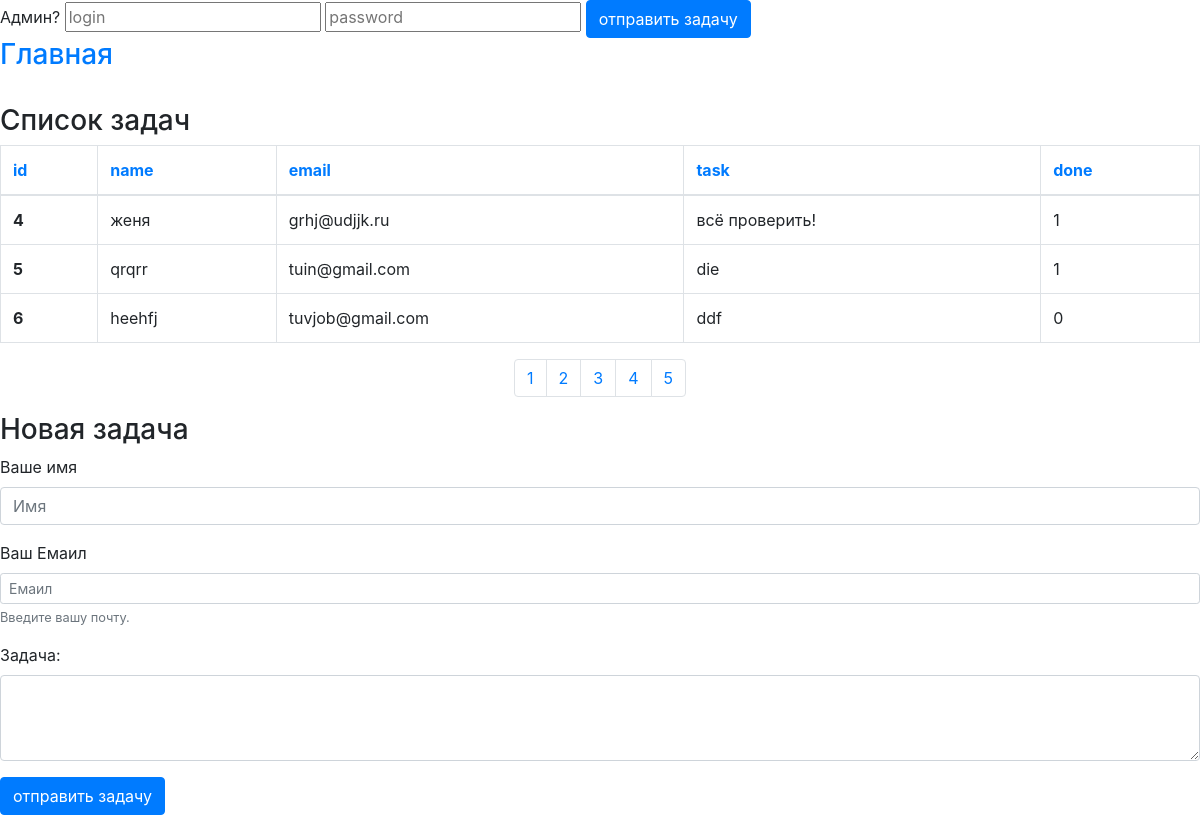
Page /?c=task&a=index&page=1 on the committed database.
### tables this page shows
CREATE TABLE `tasks` (
  `id` int(11) NOT NULL,
  `name_user` varchar(45) NOT NULL,
  `email` varchar(45) NOT NULL,
  `task_text` mediumtext NOT NULL,
  `done` tinyint(4) DEFAULT '0'
);

### engine/Db.php (called while the page is built, shortened)
<?php
class Db
{
    public $connection;
    public function getConnection()
    {
        $dsn = DB_DRIVER . ":host=" . HOST . ";port=" . PORT . ";dbname=" . DB;
        $this->connection = new \PDO($dsn, USER, PASS);
        return $this->connection;
    }
    public function queryAll ($order, $page = 0)
    {
        $stmt = $this->connection->prepare("SELECT * FROM tasks order by $order LIMIT $page, 3");
        $stmt->execute();
        return  $stmt->fetchAll();
    }
    public function queryCount ()
    {
        $stmt = $this->connection->prepare("SELECT COUNT(*) FROM tasks");
        $stmt->execute();
        return $stmt->fetchColumn();
    }
}

### engine/Autoload.php (called while the page is built, shortened)
<?php
class Autoload
{
    public function loadClass($className) {
        $fileName = str_replace(['app\\', '\\'],[DIR_ROOT.DS. '..' .DS, DS],$className) . '.php';
    }
}

### views/index.php (the view, shortened to what this page needs)
<h3>Список задач</h3>
    <table class="table table-bordered">
        <thead>
        <tr>
            <th><a href="/?c=task&a=order&b=id">id</a></th>
            <th><a href="/?c=task&a=order&b=name_user">name</a></th>
            <th><a href="/?c=task&a=order&b=email">email</a></th>
            <th><a href="/?c=task&a=order&b=task_text">task</a></th>
            <th><a href="/?c=task&a=order&b=done">done</a></th>
        </tr>
        </thead>
        <tbody>
        <?php foreach ($tasks as $task): ?>
        <tr>
            <th scope="row"><?=$task['id']?></th>
            <td><?=$task['name_user']?></td>
            <td><?=$task['email']?></td>
            <td><?=$task['task_text']?></td>
            <td><?=$task['done']?></td>
        </tr>
        <?php endforeach ?>
        </tbody>
    </table>
<nav aria-label="Page navigation example">
    <ul class="pagination justify-content-center">
        <li class="page-item">
            <a class="page-link" href="?c=task&a=index" aria-label="Previous">
                <span aria-hidden="true">1</span>
            </a>
        </li>
        <?php for ($i = 1; $i < ($count / 3); $i++): ?>
            <li class="page-item"><a class="page-link" href="?c=task&a=index&page=<?=$i?>"><?=($i+1)?></a></li>
        <?php endfor ?>
    </ul>
</nav>
<h3>Новая задача</h3>
<form action="/?c=task&a=create" method="post">
    <div class="form-group">
        <label for="formGroupExampleInput">Ваше имя</label>
        <input type="text" class="form-control" id="formGroupExampleInput" placeholder="Имя" name="name">
    </div>
    <div class="form-group">
        <label for="exampleInputEmail1">Ваш Емаил</label>
        <input type="email" class="form-control form-control-sm" id="exampleInputEmail1" aria-describedby="emailHelp" placeholder="Емаил" name="email">
        <small id="emailHelp" class="form-text text-muted">Введите вашу почту.</small>
    </div>
    <div class="form-group">
        <label for="exampleFormControlTextarea1">Задача:</label>
        <textarea class="form-control" id="exampleFormControlTextarea1" rows="3" name="task"></textarea>
    </div>
    <button type="submit" class="btn btn-primary" name="submit">отправить задачу</button>
</form>

### rows in the picture
tasks: id "4", name_user "женя", email "grhj@udjjk.ru", task_text "всё проверить!", done "1"
tasks: id "5", name_user "qrqrr", email "tuin@gmail.com", task_text "die", done "1"
tasks: id "6", name_user "heehfj", email "tuvjob@gmail.com", task_text "ddf", done "0"
